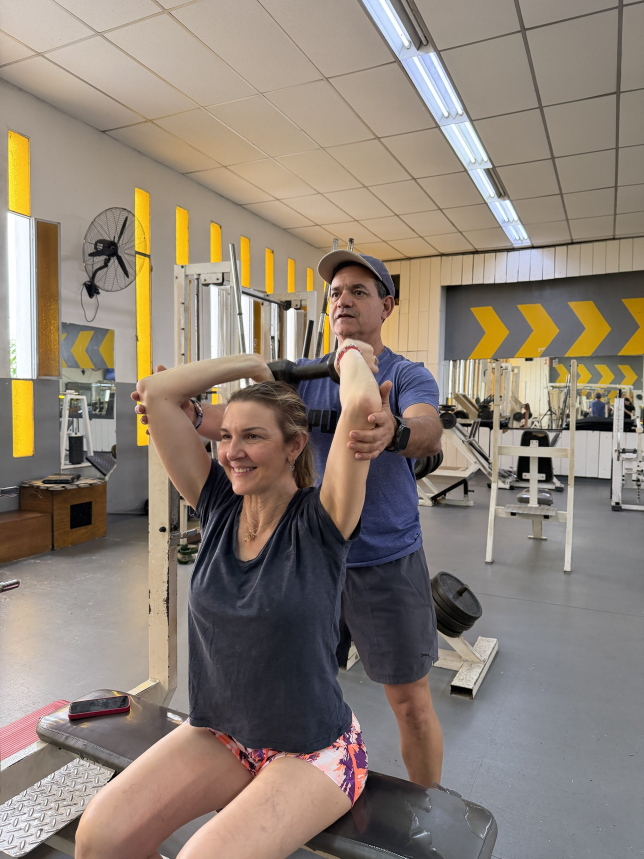
#> input picture posts/fotos/entrenamiento-personalizado.jpg, 1932 x 2576 px (shown at 1/3 size)
$ python build_meta_ad_personalizado.py fotos/entrenamiento-personalizado.jpg
#> lines starting #> are read from the running program, lines starting #| are printed output that depends on the picture
from PIL import Image, ImageDraw, ImageFont
import os, sys
STORY="story" in sys.argv[1:]  # python build_meta_ad_fuerza.py story -> 1080x1920
W,H=(1080,1920) if STORY else (1080,1350)
T=250 if STORY else 0      # story top safe zone
D=230 if STORY else 0      # story: copy block moves down, still above the bottom 380px
src=Image.open(os.path.join(os.path.dirname(os.path.abspath(__file__)),"fotos","entrenamiento-personalizado.jpg")).convert("RGB")
#> src is the input picture: PIL image 1932x2576 RGB; mean R, G, B 141.1, 129.2, 118.2
if STORY:
    s=H/src.height; img=src.resize((round(src.width*s),H),Image.LANCZOS); ox=(img.width-W)//2+60
    img=img.crop((ox,0,ox+W,H)).convert("RGBA")
else:
    s=W/src.width
#> s = 0.559
    img=src.resize((W,round(src.height*s)),Image.LANCZOS)
    img=img.crop((0,60,W,60+H)).convert("RGBA")
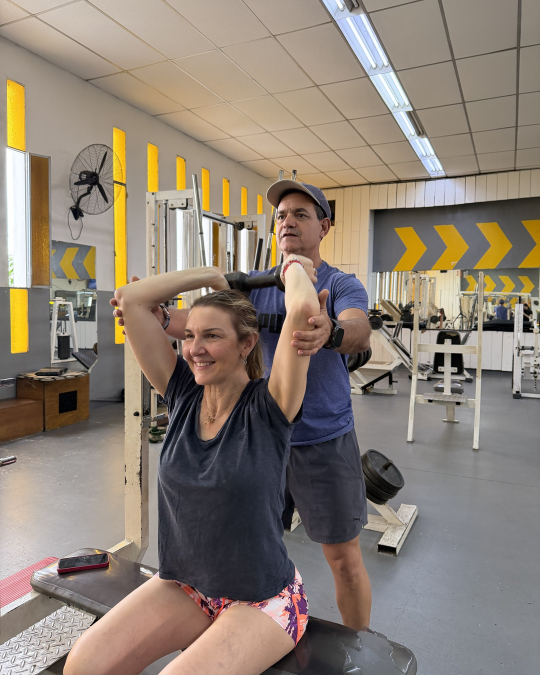
#> img: PIL image 1080x1350 RGBA (shown at 1/2 size); mean R, G, B, A 140.2, 128.1, 116.8, 255
# gradients: light at top for the logo, strong at bottom for the copy
ov=Image.new("RGBA",(W,H),(0,0,0,0)); d=ImageDraw.Draw(ov)
#> after `ov = Image.new('RGBA', (W, H), (0, 0, 0, 0))`: ov: PIL image 1080x1350 RGBA; every value is 0
for y in range(H):
    a=0
    if y<T+300: a=int(200*(1-y/(T+300)))
    if y>760+D: a=max(a,int(240*min(1,(y-760-D)/330)))
    d.line([(0,y),(W,y)],fill=(10,10,12,a))
img=Image.alpha_composite(img,ov)
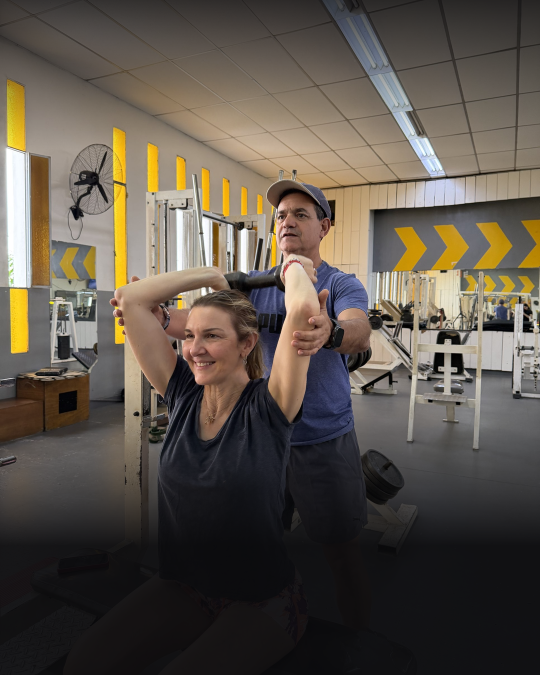
#> img: PIL image 1080x1350 RGBA (shown at 1/2 size); mean R, G, B, A 91.7, 83.5, 74.3, 255
d=ImageDraw.Draw(img)
Y=(255,196,0); G=(214,170,72)
F=lambda n,sz: ImageFont.truetype(f"/usr/share/fonts/opentype/inter/{n}.otf",sz)
#> (the run stopped early here; a loop or call above may not have finished)

$ run again, with posts/fotos/fuegos-artificiales.jpg copied over posts/fotos/entrenamiento-personalizado.jpg
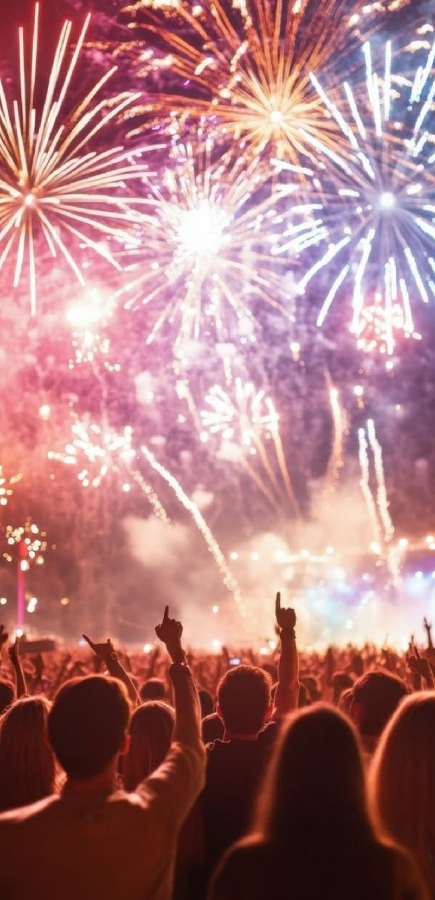
#> input picture posts/fotos/fuegos-artificiales.jpg, 870 x 1800 px (shown at 1/2 size)
#> src is the input picture: PIL image 870x1800 RGB; mean R, G, B 171.7, 121.5, 124.3
#> `img=img.crop((0,60,W,60+H)).convert("RGBA")`:
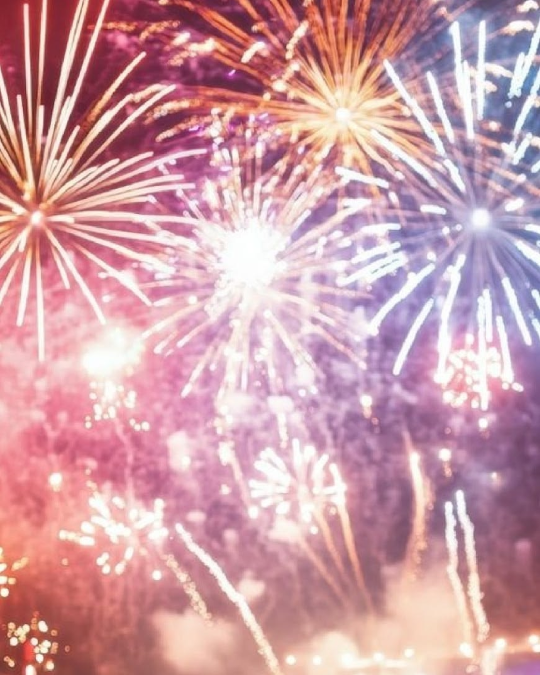
#> img: PIL image 1080x1350 RGBA (shown at 1/2 size); mean R, G, B, A 206, 157.7, 167.3, 255
#> ov: PIL image 1080x1350 RGBA; every value is 0
#> `img=Image.alpha_composite(img,ov)`:
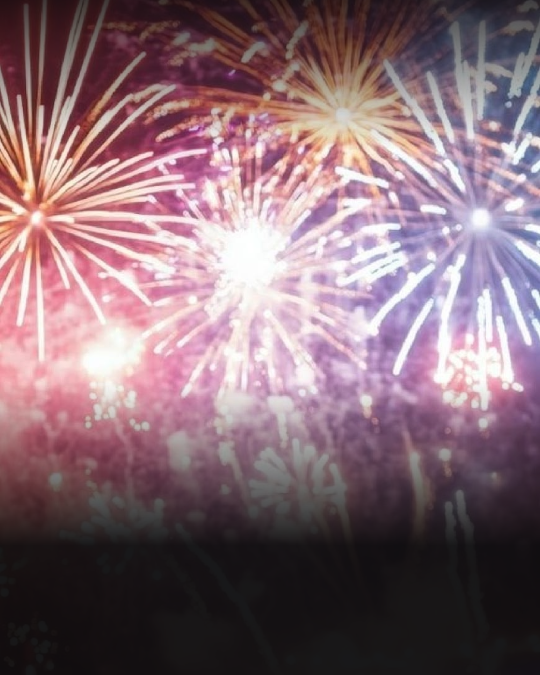
#> img: PIL image 1080x1350 RGBA (shown at 1/2 size); mean R, G, B, A 132.7, 106.2, 115.2, 255

$ run again, with posts/fotos/sentadilla-barra.jpg copied over posts/fotos/entrenamiento-personalizado.jpg
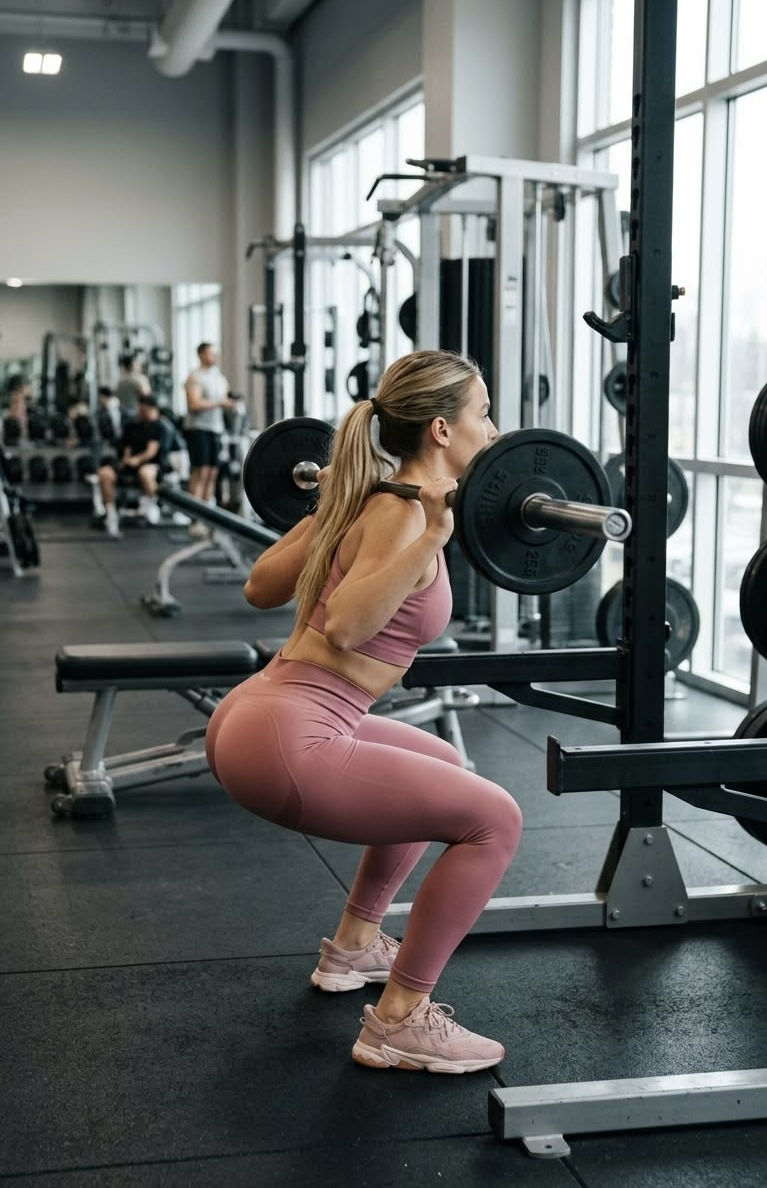
#> input picture posts/fotos/sentadilla-barra.jpg, 767 x 1188 px
#> src is the input picture: PIL image 767x1188 RGB; mean R, G, B 100.1, 102.5, 100.9
#> `img=img.crop((0,60,W,60+H)).convert("RGBA")`:
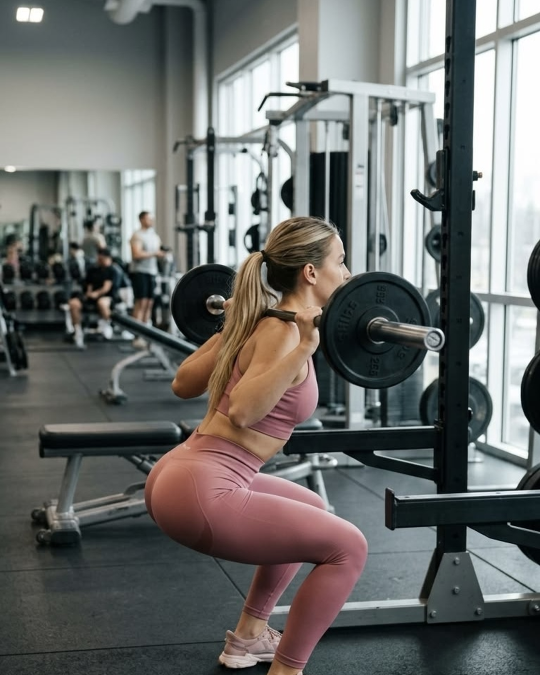
#> img: PIL image 1080x1350 RGBA (shown at 1/2 size); mean R, G, B, A 108.3, 109.6, 107.5, 255
#> ov: PIL image 1080x1350 RGBA; every value is 0
#> `img=Image.alpha_composite(img,ov)`:
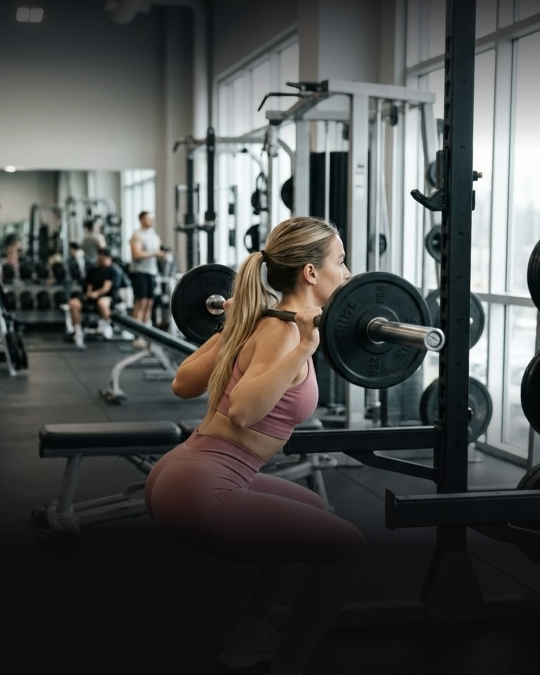
#> img: PIL image 1080x1350 RGBA (shown at 1/2 size); mean R, G, B, A 76.6, 77.9, 76.6, 255
